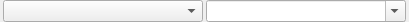
<?xml version="1.0" encoding="UTF-8"?>
<ui version="4.0">
 <class>SourceNavigator</class>
 <widget class="QWidget" name="SourceNavigator">
  <property name="geometry">
   <rect>
    <x>0</x>
    <y>0</y>
    <width>409</width>
    <height>22</height>
   </rect>
  </property>
  <property name="sizePolicy">
   <sizepolicy hsizetype="Expanding" vsizetype="Fixed">
    <horstretch>0</horstretch>
    <verstretch>0</verstretch>
   </sizepolicy>
  </property>
  <property name="windowTitle">
   <string>Form</string>
  </property>
  <layout class="QVBoxLayout" name="verticalLayout">
   <property name="margin">
    <number>0</number>
   </property>
   <item>
    <layout class="QHBoxLayout" name="horizontalLayout">
     <property name="spacing">
      <number>3</number>
     </property>
     <property name="sizeConstraint">
      <enum>QLayout::SetDefaultConstraint</enum>
     </property>
     <property name="leftMargin">
      <number>3</number>
     </property>
     <property name="rightMargin">
      <number>3</number>
     </property>
     <item>
      <widget class="QComboBox" name="files">
       <property name="sizePolicy">
        <sizepolicy hsizetype="Expanding" vsizetype="Fixed">
         <horstretch>0</horstretch>
         <verstretch>0</verstretch>
        </sizepolicy>
       </property>
       <property name="minimumSize">
        <size>
         <width>0</width>
         <height>0</height>
        </size>
       </property>
       <property name="editable">
        <bool>false</bool>
       </property>
       <property name="maxVisibleItems">
        <number>30</number>
       </property>
       <property name="sizeAdjustPolicy">
        <enum>QComboBox::AdjustToContents</enum>
       </property>
       <property name="frame">
        <bool>true</bool>
       </property>
      </widget>
     </item>
     <item>
      <widget class="QComboBox" name="symbols">
       <property name="sizePolicy">
        <sizepolicy hsizetype="Expanding" vsizetype="Fixed">
         <horstretch>0</horstretch>
         <verstretch>0</verstretch>
        </sizepolicy>
       </property>
       <property name="minimumSize">
        <size>
         <width>0</width>
         <height>0</height>
        </size>
       </property>
       <property name="editable">
        <bool>true</bool>
       </property>
       <property name="maxVisibleItems">
        <number>30</number>
       </property>
       <property name="sizeAdjustPolicy">
        <enum>QComboBox::AdjustToContents</enum>
       </property>
       <property name="frame">
        <bool>true</bool>
       </property>
      </widget>
     </item>
    </layout>
   </item>
  </layout>
 </widget>
 <resources/>
 <connections/>
</ui>
